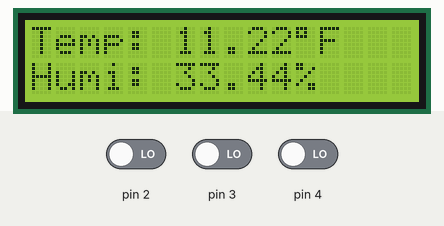
A sketch run on a simulated Arduino Uno, built with avr-gcc and run on an emulated ATmega328P. Shown: 16×2 character LCD. The test bench sets the inputs (shaded band); at power-on: pin 3 LOW, pin 4 LOW, pin 2 LOW.

Above: at 1.2 s.
1.3 s: pin 3 driven HIGH and pin 4 driven HIGH
At 1.7 s:
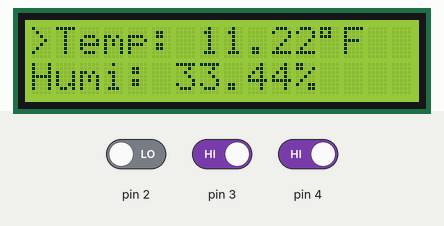
2.8 s: pin 2 driven HIGH and pin 3 driven LOW
At 3.2 s:
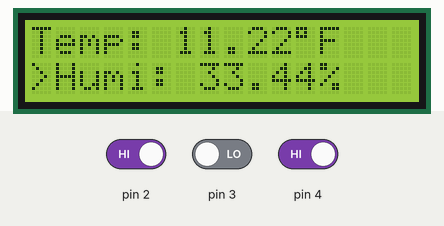
Timing chart, 0 to 5.8 s (numbered marks = the images above; inputs shaded):
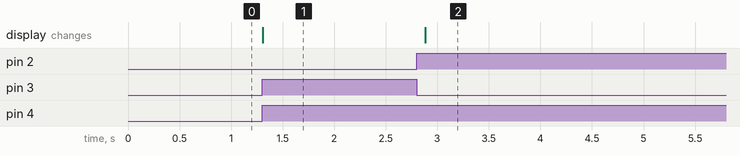

Measured:
- after the input at 1.3 s, the display: changes at once (image 1)
- after the input at 2.8 s, the display: changes after 0.08 s (image 2)

The sketch:

HumidityController.ino
```cpp
#include <Arduino.h>
#include "HumidityControllerStateMachine.h"
#include "Timers.h"
#include "LcdController.h"

const int ENCODER_DEBOUNCE_MS = 175;
const int IDLE_TIMEOUT_MS = 5 * ONE_SECOND;
const int IDLE_REFRESH_MS = 1 * ONE_MINUTE;

Timer* idleTimeoutTimer;
Timer* idleRefreshTimer;
HumidityControllerStateMachine* hcsm;
LcdController* lcd;


bool ignorePress;
long lastInput;
void setup() {
	ignorePress = false;

	lastInput = 0;
	hcsm = new HumidityControllerStateMachine();
	lcd = new LcdController(2, 16, &hcsm->t1, &hcsm->t2, &hcsm->h1, &hcsm->h2, &hcsm->useCelcius, &hcsm->targetHumidty);

	stateChangedFunctionPtr stateChangeRefresh = [hcsm](){
		lcd->updateDisplay(hcsm->currentState);
	};
	hcsm->stateChanged = stateChangeRefresh;


	TimerCallback idleTimeoutCallback = [hcsm](){
		if (hcsm->currentState != IDLE)
		{
			hcsm->idleTimeout();
		}
	};
	idleTimeoutTimer = new Timer(IDLE_TIMEOUT_MS, idleTimeoutCallback);

	// TimerCallback idleRefreshCallback = [hcsm](){
	// 	// if (hcsm->currentState == IDLE)
	// 	// 	lcd->updateDisplay(IDLE);
	// };
	// idleRefreshTimer = new Timer(IDLE_REFRESH_MS, idleRefreshCallback);

	hcsm->idleTimeout();
}

HumidityControllerInput HandleInput() {
	if (millis() < lastInput + ENCODER_DEBOUNCE_MS)
		return ENCODER_NONE;

	bool pressed = digitalRead(4) == LOW
		&& digitalRead(3) == HIGH
		&& digitalRead(2) == HIGH;

	bool left = digitalRead(4) == HIGH
		&& digitalRead(3) == HIGH
		&& digitalRead(2) == LOW;

	bool right = digitalRead(4) == HIGH
		&& digitalRead(3) == LOW
		&& digitalRead(2) == HIGH;

	HumidityControllerInput input;
	if (pressed) {
		if (ignorePress) return ENCODER_NONE;
		input = ENCODER_PRESS;
		ignorePress = true;
	} else if (left) {
		input = ENCODER_LEFT;
	} else if (right) {
		input = ENCODER_RIGHT;
	} else {
		input = ENCODER_NONE;
		ignorePress = false;
	}
	return input;
}

void loop() {
	// Just pin 4 LOW is encoder press
	// Just pin 3 LOW is right
	// Just pin 2 LOW is left

	idleTimeoutTimer->Tick();
	// idleRefreshTimer->Tick();

	HumidityControllerInput input = HandleInput();
	if (input != ENCODER_NONE) {
		lastInput = millis();
		idleTimeoutTimer->Bump();
	}
	hcsm->HandleInput(input);

	// if (pin) {
	// 	hcsm->HandleInput(ENCODER_PRESS);
	// } else if (left) {
	// 	hcsm->HandleInput(ENCODER_LEFT);
	// } else if (right) {
	// 	hcsm->HandleInput(ENCODER_RIGHT);
	// } else {
	// 	hcsm->HandleInput(ENCODER_NONE);
	// }
}
```

EventTimers.cpp
```cpp
// #include <stdlib.h>
// #include <Arduino.h>
// #include "EventTimers.h"

// // Should be called in the loop function
// // Keeps track of the timers and calls the timeout function when the timer is up and resets the timer
// void TimerManager::TickTimers() {
// 	for (int i = 0; i < this->Count(); i++) {
// 		int currentTime = this->getMillis();
// 		Timer* currentTimer = this->timers[i];
// 		if (!currentTimer->enabled) continue; // Skip disabled timers

// 		if (currentTime > currentTimer->lastRun + currentTimer->duration) {
// 			if (currentTimer->oneShot) {
// 				stopTimer(currentTimer);
// 			}
// 			currentTimer->lastRun = currentTime;
// 			(currentTimer->timeout)();
// 		}
// 	}
// }

// // Adds a timer to the timer manager
// Timer* TimerManager::AddTimer(int delay, timeoutFunctionType fn, bool enabled, bool oneShot) {
// 	Timer* t = new Timer();
// 	t->enabled = enabled;
// 	t->oneShot = oneShot;
// 	t->duration = delay;
// 	t->timeout = fn;
// 	t->lastRun = this->getMillis();

// 	this->timers.push_back(t);
// 	return t;
// }

// void TimerManager::StartTimer(Timer* t) {
// 	t->lastRun = millis();
// 	t->enabled = true;
// }
// void TimerManager::StopTimer(Timer* t) {
// 	t->enabled = false;
// }

// int TimerManager::Count() {
// 	return this->timers.size();
// }

// TimerManager::TimerManager(millisFunctionPtr mill) : timers(std::vector<Timer*>()), millis{ mill }{}
```

EventTimers.h
```cpp
// #include <stdlib.h>

// #ifndef TIMER_MANAGER_H
// #define TIMER_MANAGER_H

// // Time in ms
// const unsigned int ONE_SECOND = 1000;
// const unsigned int ONE_MINUTE = ONE_SECOND * 60;
// const unsigned int ONE_HOUR = ONE_MINUTE * 60;

// typedef int (*millisFunctionPtr)();
// typedef void (*timeoutFunctionType)();

// typedef struct {
// 	public:
// 		bool enabled;
// 		bool oneShot;
// 		int duration;
// 		timeoutFunctionType timeout;
// 		unsigned long lastRun;
// } Timer;

// class TimerManager {
// 	public:
// 		millisFunctionPtr getMillis;
// 		Timer* AddTimer(int delay, timeoutFunctionType fn, bool enabled, bool oneShot);
// 		int Count();

// 		void TickTimers();
// 		void StartTimer(Timer* t);
// 		void StopTimer(Timer* t);

// 		TimerManager(millisFunctionPtr mill);
// 	private:
// 		std::vector<Timer*> timers;
// };

// #endif
```

HumidityControllerStateMachine.cpp
```cpp
#include "HumidityControllerStateMachine.h";
#include <Arduino.h>

HumidityControllerStateMachine::HumidityControllerStateMachine() {
	this->currentState = TEMP_SELECTED;

	this->t1 = 11;
	this->t2 = 22;
	this->h1 = 33;
	this->h2 = 44;

	this->targetHumidty = 65; this->useCelcius = false;
}
//
void HumidityControllerStateMachine::HandleInput(HumidityControllerInput input) {
	switch (this->currentState){
		case IDLE:
			if (input != ENCODER_NONE) {
				this->setState(TEMP_SELECTED);
			}
			break;
		case TEMP_SELECTED:
			if (input == ENCODER_PRESS) {
				this->setState(CHANGING_TEMP);
			} else if (input == ENCODER_RIGHT) {
				this->setState(HUMIDITY_SELECTED);
			}
			break;
		case HUMIDITY_SELECTED:
			if (input == ENCODER_PRESS) {
				this->setState(CHANGING_HUMIDITY);
			} else if (input == ENCODER_LEFT) {
				this->setState(TEMP_SELECTED);
			}
			break;
		case CHANGING_TEMP:
			if (input == ENCODER_PRESS) {
				this->setState(TEMP_SELECTED);
			} else if (input == ENCODER_RIGHT) {
				this->useCelcius = false;
				this->setState(CHANGING_TEMP);
			} else if (input == ENCODER_LEFT) {
				this->useCelcius = true;
				this->setState(CHANGING_TEMP);
			}
			break;
		case CHANGING_HUMIDITY:
			if (input == ENCODER_PRESS) {
				this->setState(HUMIDITY_SELECTED);
			} else if (input == ENCODER_RIGHT) {
				this->targetHumidty++;
				this->setState(CHANGING_HUMIDITY);
			} else if (input == ENCODER_LEFT) {
				this->targetHumidty--;
				this->setState(CHANGING_HUMIDITY);
			}
			break;
	}
}

void HumidityControllerStateMachine::setState(HumidityControllerState state) {
	// if (this->currentState == IDLE && state != IDLE) return;

	this->currentState = state;
	this->stateChanged(state);
}

void HumidityControllerStateMachine::idleTimeout() {
	this->setState(IDLE);
}
```

HumidityControllerStateMachine.h
```cpp
#include "EventTimers.h";

#ifndef HUMIDITY_CONTROLLER_STATE_MACHINE_H
#define HUMIDITY_CONTROLLER_STATE_MACHINE_H

enum HumidityControllerState
{
  IDLE,
  NONE_SELECTED,
  HUMIDITY_SELECTED,
  TEMP_SELECTED,
  CHANGING_TEMP,
  CHANGING_HUMIDITY
};

enum HumidityControllerInput
{
	ENCODER_NONE,
	ENCODER_PRESS,
	ENCODER_RIGHT,
	ENCODER_LEFT
};

typedef void (*stateChangedFunctionPtr)(HumidityControllerState);
class HumidityControllerStateMachine
{
	public:
		HumidityControllerState currentState;
		stateChangedFunctionPtr stateChanged;
		int t1;
		int t2;
		int h1;
		int h2;
		int targetHumidty;
		bool useCelcius;
		HumidityControllerStateMachine();
		void HandleInput(HumidityControllerInput input);
		void idleTimeout();
	private:
		void HumidityControllerStateMachine::setState(HumidityControllerState state);
};

#endif
```

Timers.cpp
```cpp
#include "Timers.h"
#include "Arduino.h"

Timer::Timer(int durationMillis, TimerCallback callback) : durationMillis(durationMillis), callback(callback) {
	lastRun = millis();
}

void Timer::Tick() {
	if (millis() > lastRun + durationMillis) {
		this->lastRun = millis();
		this->callback();
	}
}

void Timer::Bump() {
	this->lastRun = millis();
}
```

Timers.h
```cpp
#ifndef TIMERS_H
#define TIMERS_H

// Time in ms
const unsigned int ONE_SECOND = 1000;
const unsigned int ONE_MINUTE = ONE_SECOND * 60;
const unsigned int ONE_HOUR = ONE_MINUTE * 60;

typedef void (*TimerCallback)();

class Timer {
	private:
		int lastRun;
		int durationMillis;
		TimerCallback callback;
	public:
		Timer(int durationMillis, TimerCallback);
		void Bump();
		void Tick();
};

#endif
```

LcdController.cpp
```cpp
#include <LiquidCrystal.h>
#include <Arduino.h>
#include <stdio.h>
#include "LcdController.h";
#include "HumidityControllerStateMachine.h";

LcdController::LcdController(
	int height,
	int width,
	int* t1,
	int* t2,
	int* h1,
	int* h2,
	bool* useCelcius, int* targetH
) : lcd(19, 18, 5, 6, 7, 8) {
	this->lcd.begin(width, height);
	this->lcd.home();
	this->lcd.clear();
	this->useCelcius = useCelcius;
	this->t1 = t1;
	this->t2 = t2;
	this->h1 = h1;
	this->h2 = h2;
	this->useCelcius = useCelcius;
	this->targetH = targetH;
}

void LcdController::updateDisplay(HumidityControllerState state)
{
	this->lcd.clear();
	this->lcd.setCursor(0, 0);
	char lineOne[17];
	char lineTwo[17];
	memset(lineOne, 0, 17);
	memset(lineTwo, 0, 17);
	switch(state){
		case IDLE:
			sprintf(lineOne, "Temp: %d%s%d%c%s", *(this->t1), ".", *(this->t2), 0xDF, *(this->useCelcius) ? "C" : "F");
			sprintf(lineTwo, "Humi: %d.%d%s", *(this->h1), *(this->h2),"%");
			break;
		case TEMP_SELECTED:
			sprintf(lineOne, ">Temp: %d%s%d%c%s", *(this->t1), ".", *(this->t2), 0xDF, *(this->useCelcius) ? "C" : "F");
			sprintf(lineTwo, "Humi: %d.%d%s", *(this->h1), *(this->h2),"%");
			break;
		case HUMIDITY_SELECTED:
			sprintf(lineOne, "Temp: %d%s%d%c%s", *(this->t1), ".", *(this->t2), 0xDF, *(this->useCelcius) ? "C" : "F");
			sprintf(lineTwo, ">Humi: %d.%d%s", *(this->h1), *(this->h2),"%");
			break;
		case CHANGING_TEMP:
			sprintf(lineOne, "    %cC    %cF    ", 0xDF, 0xDF);
			if (*(this->useCelcius)) {
				sprintf(lineTwo, "     ^");
			} else {
				sprintf(lineTwo, "           ^");
			}

			break;
		case CHANGING_HUMIDITY:
			sprintf(lineOne, "");
			sprintf(lineTwo, "Set Humi.: >%d<", *(this->targetH));
			// lineOne = "Temp: ";// + String(*(this->t1)) + String(".") + String(*(this->t2)) + char(0xDF) + String(this->useCelcius ? "C" : "F");
			// lineTwo = String("Set Humi.: >");// + *(this->targetH) + String("%<");
			break;
	}

	this->writeLineOne(lineOne);
	this->writeLineTwo(lineTwo);
}

void LcdController::writeLineOne(char line[]) {
	this->lcd.setCursor(0,0);
	this->lcd.print(String(line));
}
void LcdController::writeLineTwo(char line[]) {
	this->lcd.setCursor(0,1);
	this->lcd.print(String(line));
}
```

LcdController.h
```cpp
#include <Arduino.h>
#include <LiquidCrystal.h>
#include "HumidityControllerStateMachine.h";

#ifndef LCD_CONTROLLER_H
#define LCD_CONTROLLER_H

class LcdController {
	LiquidCrystal lcd;
	public:
		int* t1;
		int* t2;
		int* h1;
		int* h2;
		int* targetH;
		bool* useCelcius;

		LcdController(
			int height,
			int width,
			int* t1,
			int* t2,
			int* h1,
			int* h2,
			bool* useCelcius, int* targetH
		);
		void updateDisplay(HumidityControllerState state);
		void idleTimeout();
	private:
		void writeLineOne(char line[]);
		void writeLineTwo(char line[]);
};

#endif
```
